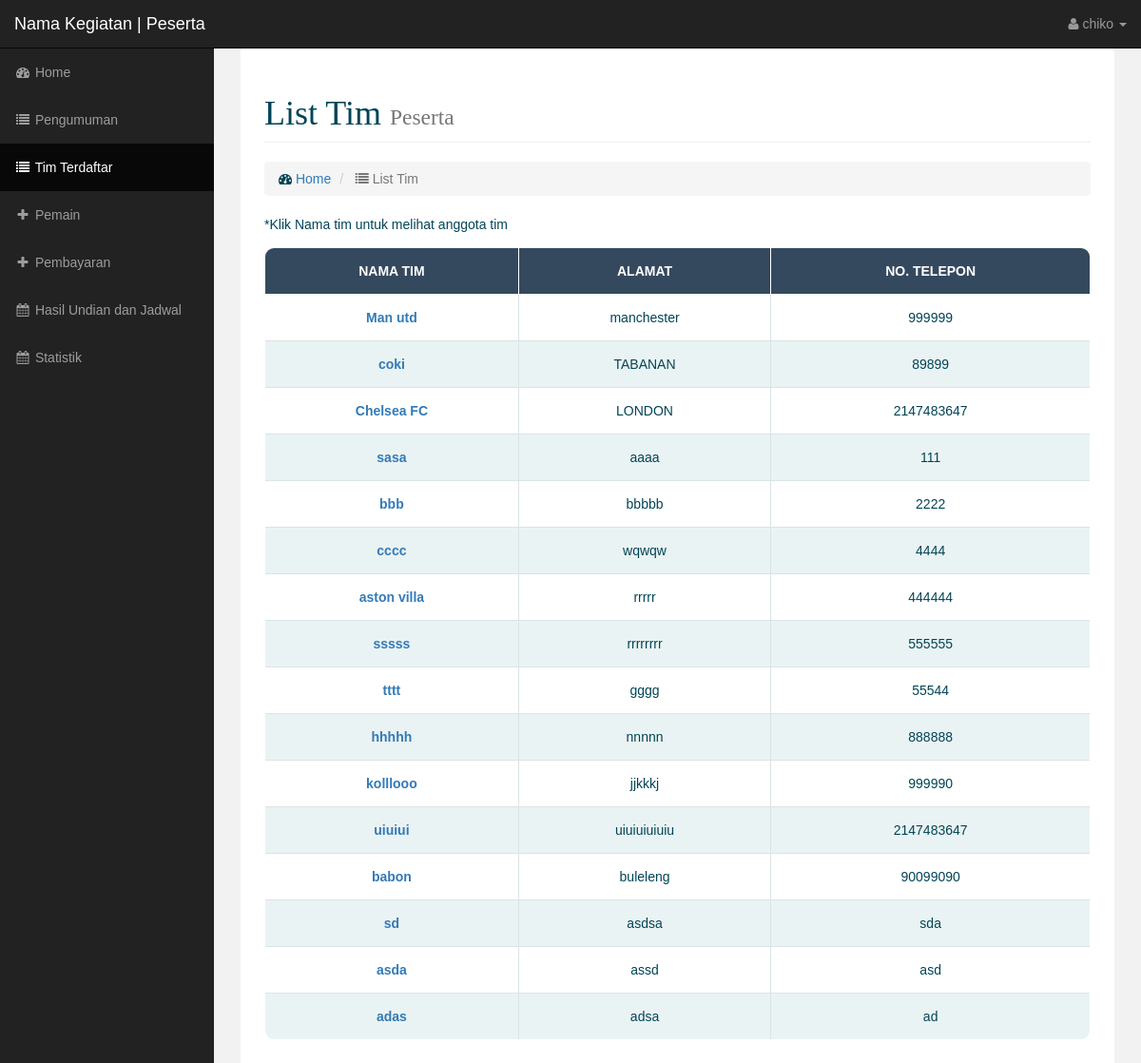
The app's page /sipkom/list.php (signed in) with its own data.
### tables this page shows
CREATE TABLE `tim` (
  `namatim` varchar(15) NOT NULL,
  `alamat` varchar(20) NOT NULL,
  `telp` varchar(12) NOT NULL,
  `id` int(10) NOT NULL
);

### sipkom/list.php (the view, shortened to what this page needs)
<!DOCTYPE html>
<html lang="en">
<head>
    <link href="../css/bootstrap.min.css" rel="stylesheet">
    <link href="../css/sb-admin.css" rel="stylesheet">
    <link href="../font-awesome/css/font-awesome.min.css" rel="stylesheet" type="text/css">
</head>
<body>
<?php
        if(!isset($_SESSION['username']))
        {
            header('location:../login1.php?failed=5');
        }
        else
        {
            $username = $_SESSION['username'];
        }
        require_once("../koneksi.php");
    ?>
    <div id="wrapper">
        <nav class="navbar navbar-inverse navbar-fixed-top" role="navigation">
            <div class="navbar-header">
                <a class="navbar-brand" href="sip.php">Nama Kegiatan | Peserta</a>
            </div>
            <ul class="nav navbar-right top-nav">
                <li class="dropdown">
                    <a href="#" class="dropdown-toggle" data-toggle="dropdown"><i class="fa fa-user"></i> <?=$username?> <b class="caret"></b></a>
                </li>
            </ul>
            <div class="collapse navbar-collapse navbar-ex1-collapse">
                <ul class="nav navbar-nav side-nav">
                    <li >
                        <a href="sip.php"><i class="fa fa-fw fa-dashboard"></i> Home</a>
                    </li>
                     <li>
                        <a href="pengumuman_peserta.php"><i class="fa fa-fw fa-list"></i> Pengumuman</a>
                    </li>
                    <li  class="active">
                        <a href="list.php"><i class="fa fa-fw fa-list"></i> Tim Terdaftar</a>
                    </li>
                    <li>
                        <a href="myteam.php"><i class="fa fa-fw fa-plus"></i> Pemain</a>
                    </li>
                     <li>
                        <a href="pembayaran_peserta.php"><i class="fa fa-fw fa-plus"></i> Pembayaran</a>
                    </li>
                    <li>
                        <a href="jadwal.php"><i class="fa fa-fw fa-calendar"></i> Hasil Undian dan Jadwal</a>
                    </li>
                    <li>
                        <a href="statistik_peserta.php"><i class="fa fa-fw fa-calendar"></i> Statistik</a>
                    </li>
                </ul>
            </div>
        </nav>
        <div id="page-wrapper">
            <div class="container-fluid">
                <div class="row">
                    <div class="col-lg-12">
                        <h1 class="page-header">
                            List Tim
                            <small>Peserta</small>
                        </h1>
                        <ol class="breadcrumb">
                            <li>
                                <i class="fa fa-dashboard"></i>  <a href="sip.php">Home</a>
                            </li>
                            <li class="active">
                                <i class="fa fa-list"></i> List Tim
                            </li>
                        </ol>
                    </div>
                </div>
        <?php
        if(!isset($_GET["view"]))
            {?>
                *Klik Nama tim untuk melihat anggota tim
                <table class="responstable">
                    <tr>
                    <th p align="center" ><b>NAMA TIM</b></th>
                    <th p align="center" ><b>ALAMAT</b></th>
                    <th p align="center" ><b>NO. TELEPON</b></th>
                    </tr>
                    <?php
                        $sql    = 'SELECT * FROM tim';
                        $result = mysqli_query($konek, $sql);
                        while($data = mysqli_fetch_array($result)){
                    ?>
                        <tr>
                            <td p align="center" ><b><a href="list.php?view=<?=$data['id']; ?>"><?php echo $data['namatim'];?></a><b></td>
                            <td p align="center" ><?php echo $data['alamat']; ?></td>
                            <td p align="center" ><?php echo $data['telp']; ?></td>
                        </tr>
                    <?php
                        }
                    ?>
                </table>
    <?php  } ?>
            </div>
        </div>
        </div>
</body>
</html>

### css/sb-admin.css (style rules this page uses)
body { margin-top: 100px; background-color: #222; }
@media (min-width:768px) { body { margin-top: 50px; } }
#wrapper { padding-left: 0; }
#page-wrapper { width: 100%; padding: 0; background-color: #fff; }
@media (min-width:768px) { #wrapper { padding-left: 225px; } }
@media (min-width:768px) { #page-wrapper { padding: 10px; } }
.top-nav { padding: 0 15px; }
.top-nav>li { display: inline-block; float: left; }
.top-nav>li>a { padding-top: 15px; padding-bottom: 15px; line-height: 20px; color: #999; }
@media (min-width:768px) { .side-nav { position: fixed; top: 51px; left: 225px; width: 225px; margin-left: -225px; border: none; border-radius: 0; overflow-y: auto; background-color: #222; bottom: 0; overflow-x: hidden; padding-bottom: 40px; } }
@media (min-width:768px) { .side-nav>li>a { width: 225px; } }

### sipkom/list.php (style rules this page uses)
.responstable { margin: 1em 0; width: 100%; overflow: hidden; background: #FFF; color: #024457; border-radius: 10px; border: 1px solid #167F92; }
.responstable tr { border: 1px solid #D9E4E6; text-align: center; }
.responstable tr:nth-child(odd) { background-color: #EAF3F3; text-align: center; }
.responstable th { display: none; border: 1px solid #FFF; background-color: #34495E; color: #FFF; padding: 1em; text-align: center; }
.responstable th:first-child { display: table-cell; text-align: center; }
.responstable th:nth-child(2) { display: table-cell; text-align: center; }
.responstable th:nth-child(2):after { content: attr(data-th); text-align: center; }
@media (min-width: 480px) { .responstable th:nth-child(2):after { display: none; text-align: center; } }
.responstable td { display: block; word-wrap: break-word; max-width: 7em; text-align: center; }
.responstable td:first-child { display: table-cell; text-align: center; border-right: 1px solid #D9E4E6; text-align: center; }
@media (min-width: 480px) { .responstable td { border: 1px solid #D9E4E6; text-align: center; } }
.responstable th, .responstable td { text-align: center; margin: .5em 1em; }
@media (min-width: 480px) { .responstable th, .responstable td { display: table-cell; padding: 1em; } }
body { padding: 0 2em; font-family: Arial, sans-serif; color: #024457; background: #f2f2f2; }
h1 { font-family: Verdana; font-weight: normal; color: #024457; }

### records on screen
tim: namatim "Man utd", alamat "manchester", telp "999999"
tim: namatim "coki", alamat "TABANAN", telp "89899"
tim: namatim "Chelsea FC", alamat "LONDON", telp "2147483647"
tim: namatim "sasa", alamat "aaaa", telp "111"
tim: namatim "bbb", alamat "bbbbb", telp "2222"
tim: namatim "cccc", alamat "wqwqw", telp "4444"
tim: namatim "aston villa", alamat "rrrrr", telp "444444"
tim: namatim "sssss", alamat "rrrrrrrr", telp "555555"
tim: namatim "tttt", alamat "gggg", telp "55544"
tim: namatim "hhhhh", alamat "nnnnn", telp "888888"
tim: namatim "kolllooo", alamat "jjkkkj", telp "999990"
tim: namatim "uiuiui", alamat "uiuiuiuiuiu", telp "2147483647"
tim: namatim "babon", alamat "buleleng", telp "90099090"
tim: namatim "sd", alamat "asdsa", telp "sda"
tim: namatim "asda", alamat "assd", telp "asd"
tim: namatim "adas", alamat "adsa", telp "ad"

### other values on screen
$username "chiko"
